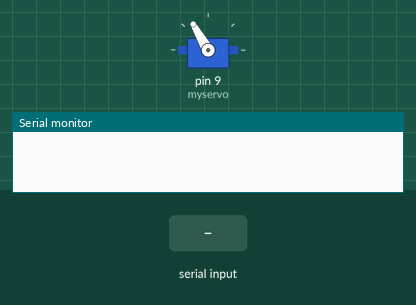
Bench run of a sketch on a simulated Arduino Uno, built with avr-gcc and run on an emulated ATmega328P. On the bench: servo, the last lines printed to the serial monitor. Inputs (shaded band) come from the test bench.

Above: at 1.2 s.
1.3 s: "90,45\n" received over Serial
At 3.0 s:
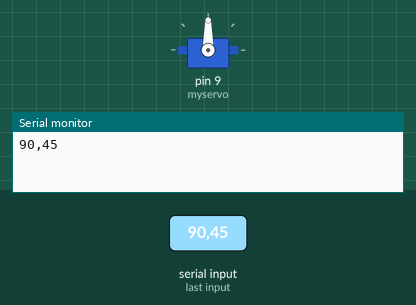
3.8 s: "5\n" received over Serial
At 6.0 s:
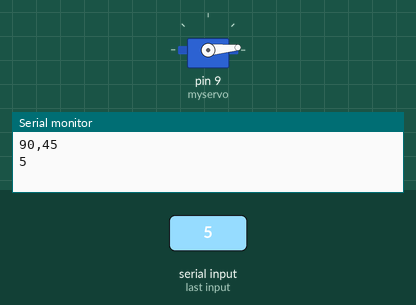
6.3 s: "30,150\n" received over Serial
At 8.1 s:
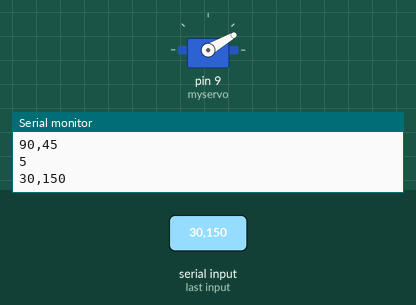
8.8 s: "200\n" received over Serial
At 11.0 s:
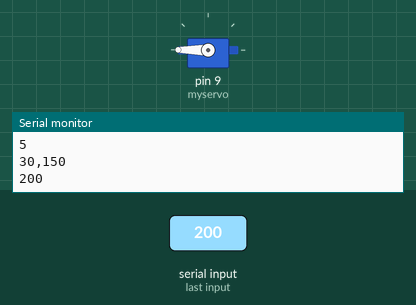
11.3 s: "90\n" received over Serial
At 13.0 s:
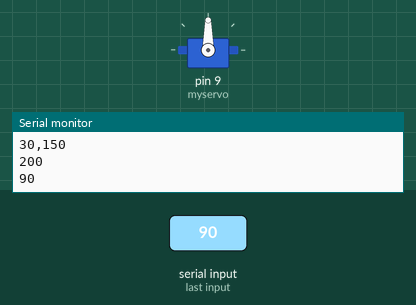
Timing chart, 0 to 14.5 s (numbered marks = the images above; inputs shaded):
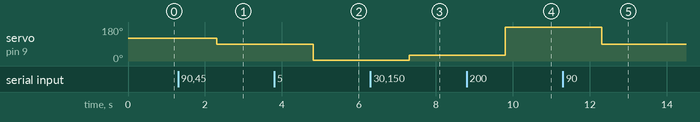

The sketch:

boiler-monitor.ino
```cpp
#include <Servo.h>

Servo myservo;  // create servo object to control a servo
// twelve servo objects can be created on most boards

int pos = 0;    // variable to store the servo position

void setup() {
  myservo.attach(9);  // attaches the servo on pin 9 to the servo object
  myservo.write(120);

  Serial.begin(9600);
}

void loop() {
  if (Serial.available() > 0) {
    String target = Serial.readStringUntil("\n");
    Serial.print(target);
    myservo.write(target.toInt());
    delay(250);
  }
  delay(10);
}
```

Measured:
- after the input at 1.3 s, servo on pin 9 (myservo): 120° → 90° after 1.0 s
- after the input at 3.8 s, servo on pin 9 (myservo): 90° → 5° after 1.0 s
- after the input at 6.3 s, servo on pin 9 (myservo): 5° → 30° after 1.0 s
- after the input at 8.8 s, servo on pin 9 (myservo): 30° → 180° after 1.0 s
- after the input at 11.3 s, servo on pin 9 (myservo): 180° → 90° after 1.0 s
